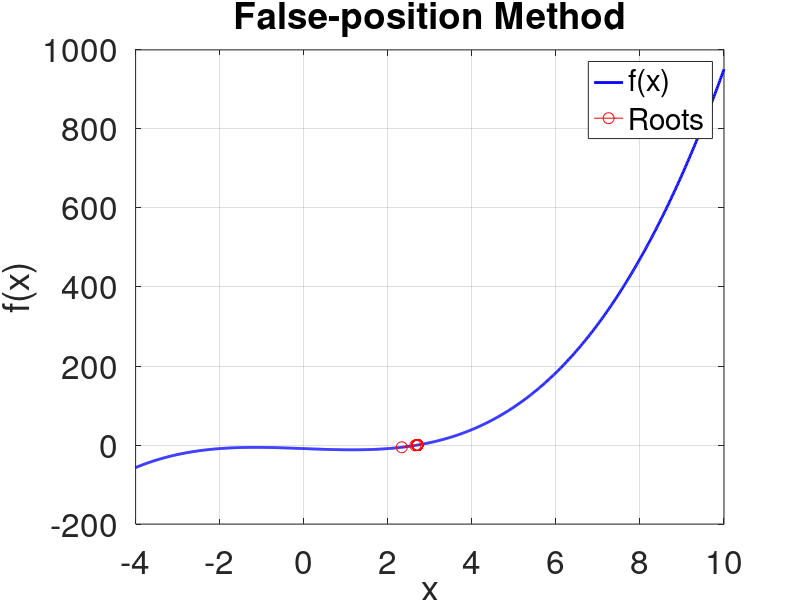

This figure's MATLAB source:
f = @(x) x.^3 - 4.*x - 9; % the function

a = 1; %interval,where the possible root lies.
b = 3;

tolerance = 1e-6;

roots = [];

while (b-a) > tolerance
    c = (a*f(b)-b*f(a))/(f(b)- f(a));

    roots = [roots; c]; % Store the root in the matrix
    if f(c) == 0
        break;
    elseif f(a)*f(c) < 0
        b = c;
    else
        a = c;
    end
end

% Plot the equation and the roots
x = linspace(-4, 10, 1000);
y = f(x);
plot(x, y, 'b', 'LineWidth', 2);
hold on;
plot(roots, f(roots), '-ro', 'MarkerSize', 8);
xlabel('x');
ylabel('f(x)');
title('False-position Method');
set(gca,'fontsize',24);
legend('f(x)', 'Roots');
grid on;
hold off;

% Display the final root
disp(['Approximate root: ' num2str(c)]);

